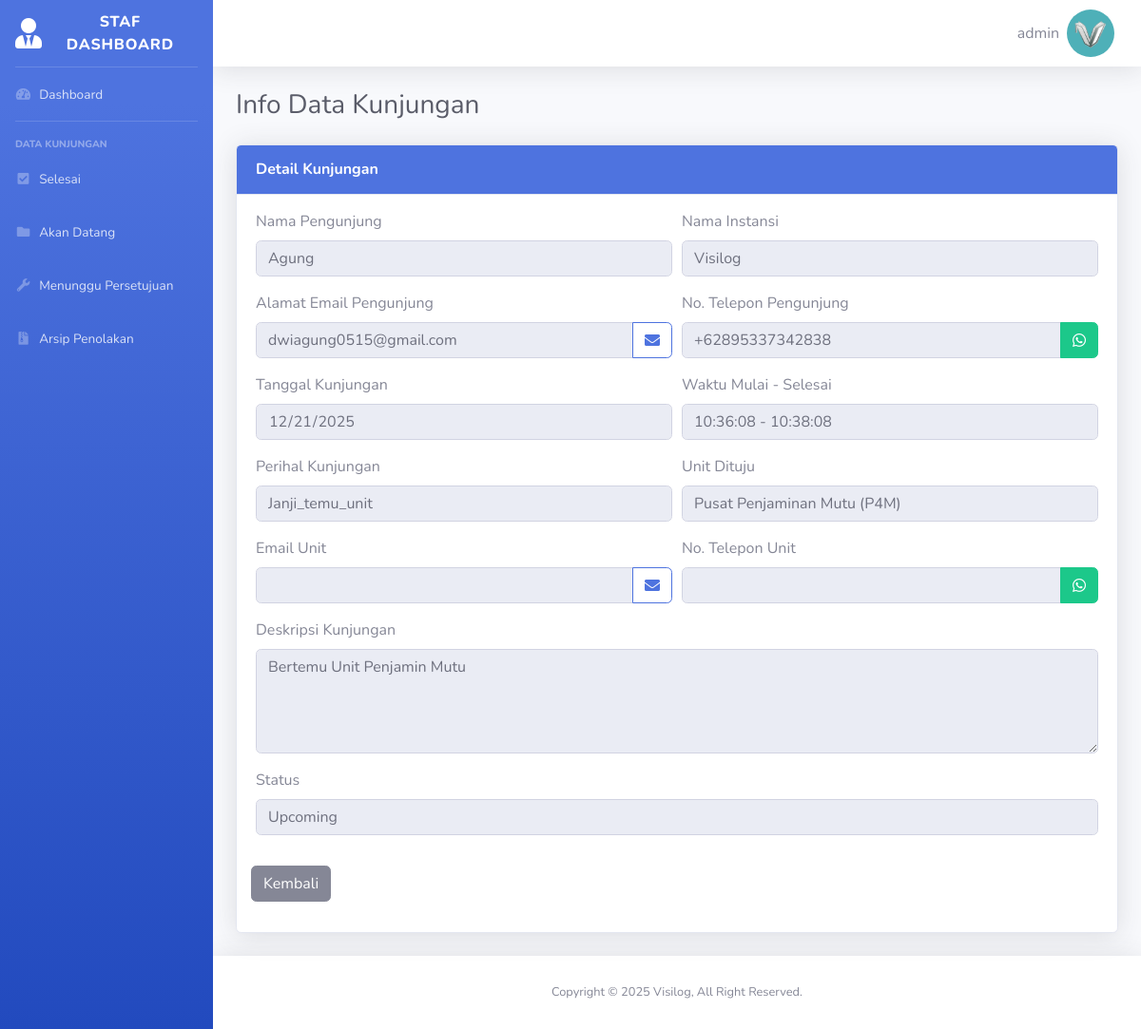
The app's page /info.php?id=42 (signed in), older data.
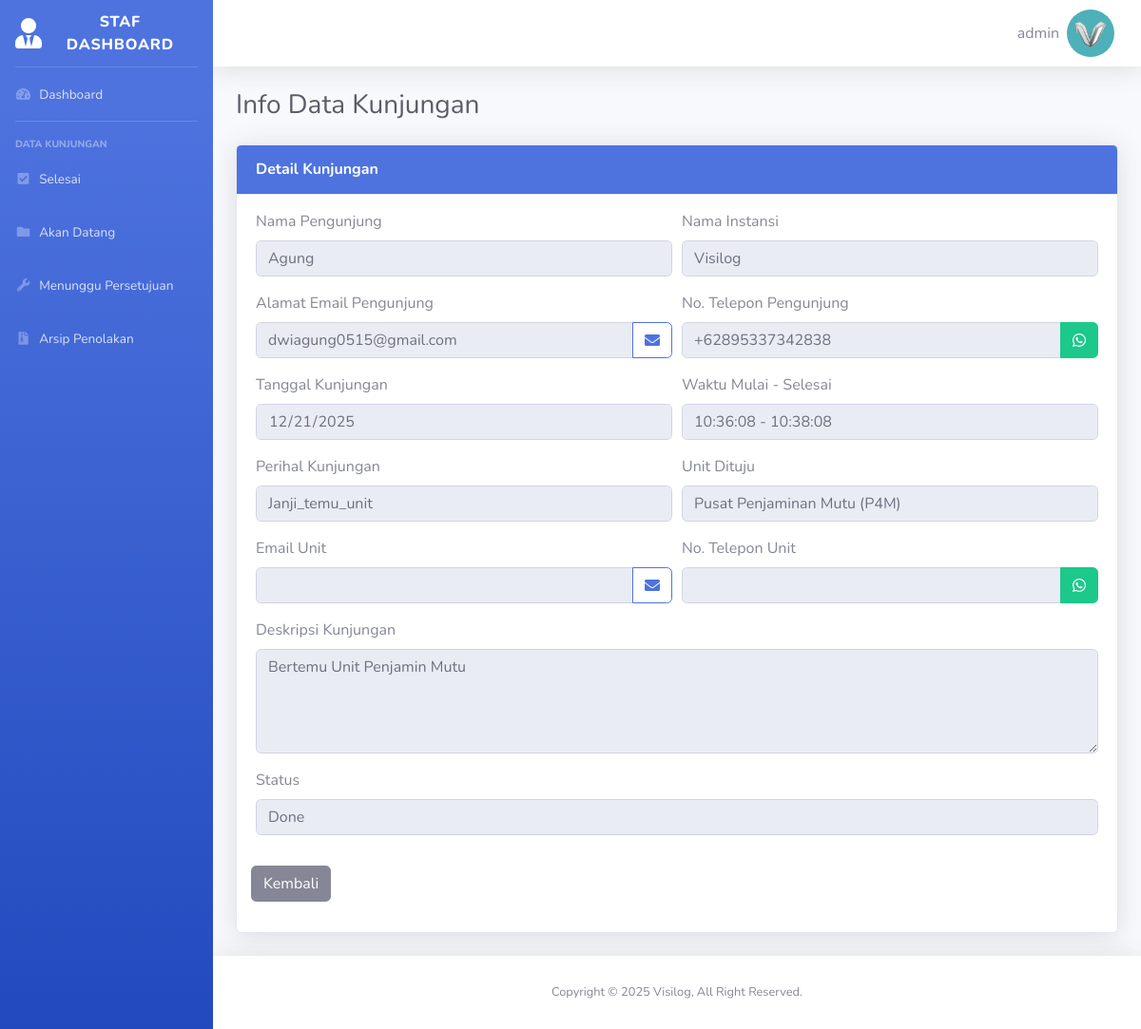
The same page, newer data.
### tables this page shows
CREATE TABLE `visit_data` (
  `id` int(11) NOT NULL,
  `guest_name` varchar(255) NOT NULL,
  `email` varchar(255) NOT NULL,
  `phone_number` varchar(255) NOT NULL,
  `company_name` varchar(255) NOT NULL,
  `visit_regards` enum('Urusan_surat','Urusan_keuangan','Urusan_umum','Urusan_sarana','Janji_temu_unit','Janji_temu_staf') NOT NULL,
  `visit_desc` varchar(255) NOT NULL,
  `id_unit` int(11) DEFAULT NULL,
  `id_staf` int(11) DEFAULT NULL,
  `visit_date` date NOT NULL,
  `time_in` time NOT NULL,
  `time_out` time NOT NULL,
  `status` enum('Pending','Done','Upcoming','Close','Now','Rejected') NOT NULL
);

CREATE TABLE `unit` (
  `id_unit` int(11) NOT NULL,
  `unit_name` varchar(255) NOT NULL,
  `unit_number` int(11) NOT NULL,
  `unit_email` varchar(255) NOT NULL
);

### info.php (the view, shortened to what the rows shown need)
<?php
include 'koneksi.php';
$id = isset($_GET['id']) ? (int)$_GET['id'] : 0;
$sql = "SELECT v.*, s.staf_name, s.staf_email, s.staf_number, u.unit_name
        FROM visit_data v
        LEFT JOIN staf s ON v.id_staf = s.id_staf
        LEFT JOIN unit u ON v.id_unit = u.id_unit
        WHERE v.id = $id";
$query = mysqli_query($koneksi, $sql);
$data = mysqli_fetch_array($query);
$clean_visitor_phone = preg_replace('/[^0-9]/', '', ($data['phone_number'] ?? ''));
?>
<body class="page-top">
<?php include 'dashboard_template/header.php' ?>
    <div id="wrapper">
        <div id="content-wrapper" class="d-flex flex-column">
            <div id="content">
                <div class="container-fluid">
                    <div class="d-sm-flex align-items-center justify-content-between mb-4">
                        <h1 class="h3 mb-0 text-gray-800">Info Data Kunjungan</h1>
                    </div>
                    <div class="card shadow mb-4">
                        <div class="card-body py-3">
                            <div class="form-row">
                                <div class="form-group col-md-6">
                                    <label for="guest_name">Nama Pengunjung</label>
                                    <input type="text" class="form-control" name="guest_name" id="guest_name" value="<?= ($data['guest_name'] ?? ''); ?>" readonly>
                                </div>
                                <div class="form-group col-md-6">
                                    <label for="company_name">Nama Instansi</label>
                                    <input type="text" class="form-control" name="company_name" id="company_name" value="<?= ($data['company_name'] ?? ''); ?>" readonly>
                                </div>
                            </div>
                            <div class="form-row">
                                <div class="form-group col-md-6">
                                    <div class="input-group">
                                        <input type="email" class="form-control" name="email" id="email" value="<?= ($data['email'] ?? ''); ?>" readonly>
                                        <div class="input-group-append">
                                            <a href="mailto:<?= ($data['email'] ?? ''); ?>" class="btn btn-outline-primary d-flex align-items-center" title="Kirim Email" aria-label="Kirim Email">
                                            </a>
                                        </div>
                                    </div>
                                </div>
                                <div class="form-group col-md-6">
                                    <div class="input-group">
                                        <input type="text" class="form-control" name="phone_number" id="phone_number" value="<?= ($data['phone_number'] ?? ''); ?>" readonly>
                                        <div class="input-group-append">
                                            <a href="https://wa.me/<?= $clean_visitor_phone; ?>" target="_blank" class="btn btn-success d-flex align-items-center" title="Hubungi via WhatsApp" aria-label="WhatsApp">
                                            </a>
                                        </div>
                                    </div>
                                </div>
                            </div>
                            <div class="form-row">
                                <div class="form-group col-md-6">
                                    <label for="visit_date">Tanggal Kunjungan</label>
                                    <input type="date" class="form-control" name="visit_date" id="visit_date" value="<?= ($data['visit_date'] ?? ''); ?>" readonly>
                                </div>
                                <div class="form-group col-md-6">
                                    <label for="time_display">Waktu Mulai - Selesai</label>
                                    <input type="text" class="form-control" name="time_display" id="time_display" value="<?= ($data['time_in'] ?? ''); ?> - <?= ($data['time_out'] ?? ''); ?>" readonly>
                                </div>
                            </div>
                            <div class="form-row">
                                <?php
                                if (!empty($data['id_staf'])) { ?>
                                    <div class="form-group col-md-6">
                                        <label for="visit_regards">Perihal Kunjungan</label>
                                        <input class="form-control" name="visit_regards" id="visit_regards" value="<?= ($data['visit_regards'] ?? ''); ?>" readonly>
                                    </div>
                                    <div class="form-group col-md-6">
                                        <label for="staf_name">Staf Dituju</label>
                                        <input class="form-control" name="staf_name" id="staf_name" value="<?= ($data['staf_name'] ?? ''); ?>" readonly>
                                    </div>
                                <?php
                                } elseif (!empty($data['id_unit'])) { ?>
                                    <div class="form-group col-md-6">
                                        <label for="visit_regards">Perihal Kunjungan</label>
                                        <input class="form-control" name="visit_regards" id="visit_regards" value="<?= ($data['visit_regards'] ?? ''); ?>" readonly>
                                    </div>
                                    <div class="form-group col-md-6">
                                        <label for="unit_name">Unit Dituju</label>
                                        <input class="form-control" name="unit_name" id="unit_name" value="<?= ($data['unit_name'] ?? ''); ?>" readonly>
                                    </div>
                                <?php } ?>
                            </div>
                            <div class="form-group">
                                <label for="visit_desc">Deskripsi Kunjungan</label>
                                <textarea class="form-control" name="visit_desc" id="visit_desc" rows="4" readonly><?= ($data['visit_desc'] ?? ''); ?></textarea>
                            </div>
                            <div class="form-group">
                                <label for="status">Status</label>
                                <input type="text" class="form-control" name="status" id="status" value="<?= ($data['status'] ?? ''); ?>" readonly>
                            </div>
                        </div>
                    </div>
                </div>
                <?php include 'dashboard_template/footer.php'; ?>
</body>

Row changes from the older to the newer data that the page shows:
changed visit_data "Agung": status "Upcoming" → "Done"
